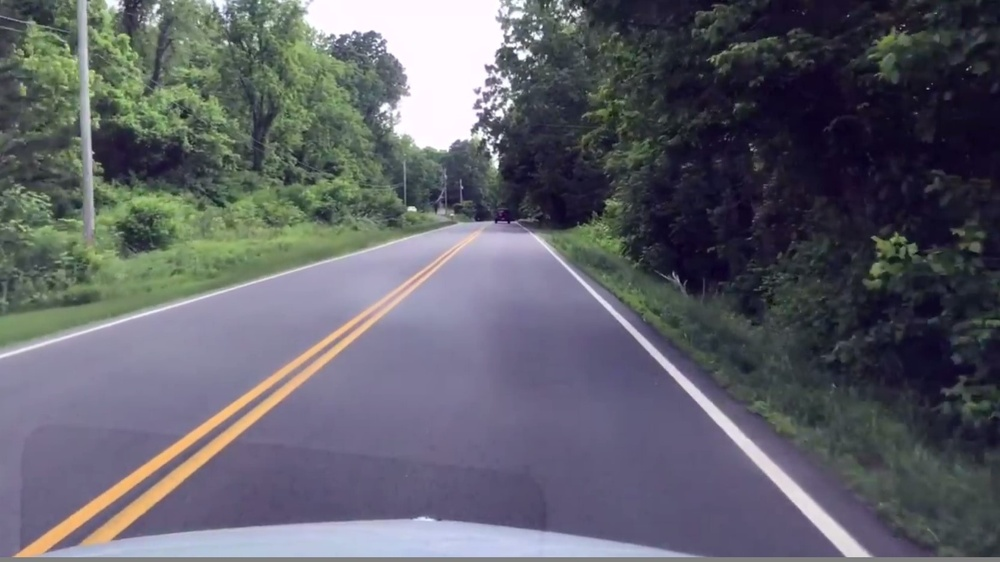
//> input picture HPC490_LaneDetection/image.jpg, 1000 x 562 px, shrunk from 1664 x 936 before the run, given in place of laneTest1.mp4, which was not available
$ ./HPC490_LaneDetection   (built with g++ and OpenCV 4)
//> lines starting //> are read from the running program, lines starting //| are printed output that depends on the picture; pictures that were not available may be replaced by others from this repository, and a replacement may not be noted
// HPC490_LaneDetection.cpp : This file contains the 'main' function. Program execution begins and ends there.

#include <iostream>
#include <opencv2/core/core.hpp>
#include <opencv2/highgui/highgui.hpp>
#include <opencv2/highgui/highgui_c.h>
#include <opencv2/imgproc.hpp>
#include <opencv2/imgproc/imgproc.hpp>
#include <stdlib.h>
#include <stdio.h>

using namespace cv;
using namespace std;

void videoPlaybackDemo();
void cannyFrame(Mat);
void CannyThreshold(int, void*, Mat, Mat&);
void hough(Mat);

int main()
{
    cout << "Press any key to end a demo.\n";

	videoPlaybackDemo();

	return 0;

}

void videoPlaybackDemo()
{
	Mat frame;
	VideoCapture cap;
	cap.open("laneTest1.mp4");

	// Check if we succeeded
	if (!cap.isOpened())
	{
		cerr << "ERROR! Unable to open camera\n";
		return;
	}

	cout << "Start grabbing" << endl << "Press any key to terminate" << endl;

	for (;;)
	{
		// Wait for a new frame from camera and store it into 'frame'
		cap.read(frame);
//> frame is the input picture: 562 rows x 1000 cols, CV_8UC3; mean B, G, R 105.3, 96.7, 95.5
		// Check if we succeeded
		if (frame.empty()) {
			cerr << "ERROR! blank frame grabbed\n";
			break;
		}
		// Show live and wait for a key with timeout long enough to show images
		imshow("Live", frame);

		cannyFrame(frame);

		if (waitKey(33) >= 0)  // 30 fps
			break;
	}

	// The camera is deinitialized automatically in VideoCapture destructor
}

void cannyFrame(Mat frame)
{
	Mat src_gray;
	Mat dst;

	/// Create a matrix of the same type and size as src (for dst)
	dst.create(frame.size(), frame.type());

	/// Convert the image to grayscale
	cvtColor(frame, src_gray, CV_BGR2GRAY);
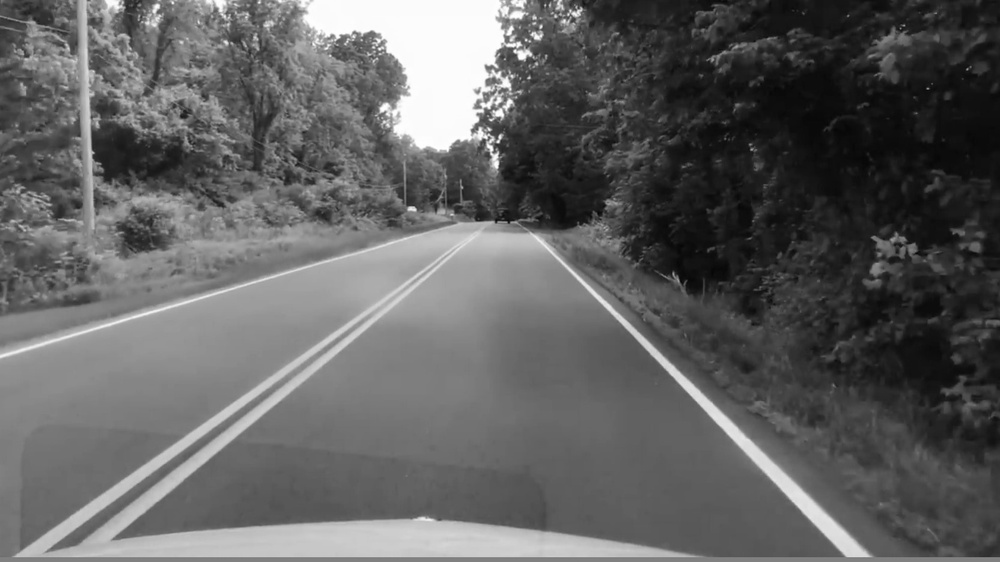
//> src_gray: 562 rows x 1000 cols, CV_8UC1; min 3, max 255, mean 97.3

	/// Create a window
	//namedWindow("Canny Frame Test", CV_WINDOW_AUTOSIZE);

	/// Show the image
	CannyThreshold(0, 0, src_gray, dst);
}

int lowThreshold = 80;  // The bigger the number, the less edges detected
int const max_lowThreshold = 100;
int iratio = 3;
int kernel_size = 3;

void CannyThreshold(int, void*, Mat input, Mat& output)
{
	Mat detected_edges;

	/// Reduce noise with a kernel 3x3
	blur(input, detected_edges, Size(3, 3));

	/// Canny detector
	Canny(detected_edges, detected_edges, lowThreshold, lowThreshold * iratio, kernel_size);
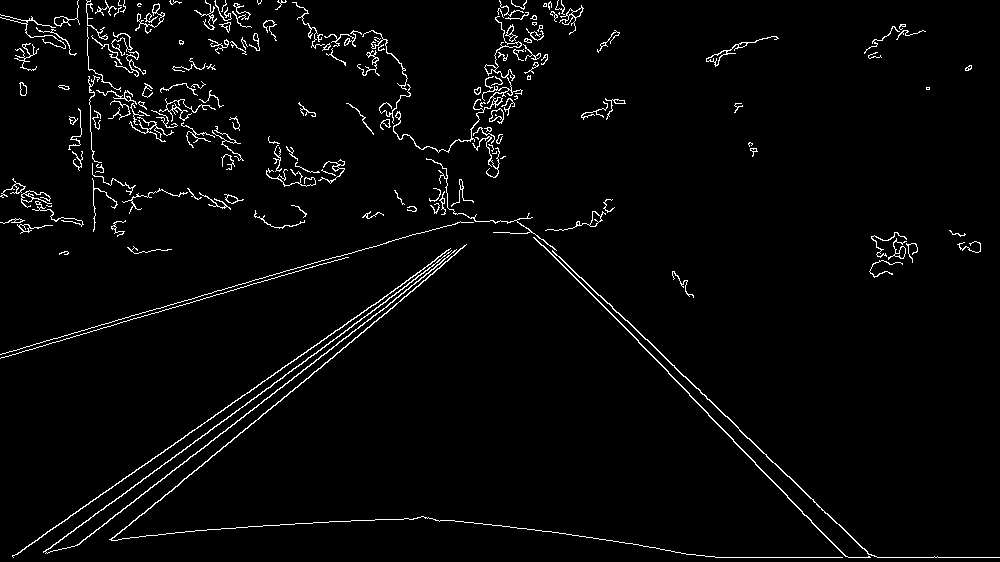
//> detected_edges: 562 rows x 1000 cols, CV_8UC1; 2.8% white in thin lines or dots

	/// Using Canny's output as a mask, we display our result
	output = Scalar::all(0);

	input.copyTo(output, detected_edges);
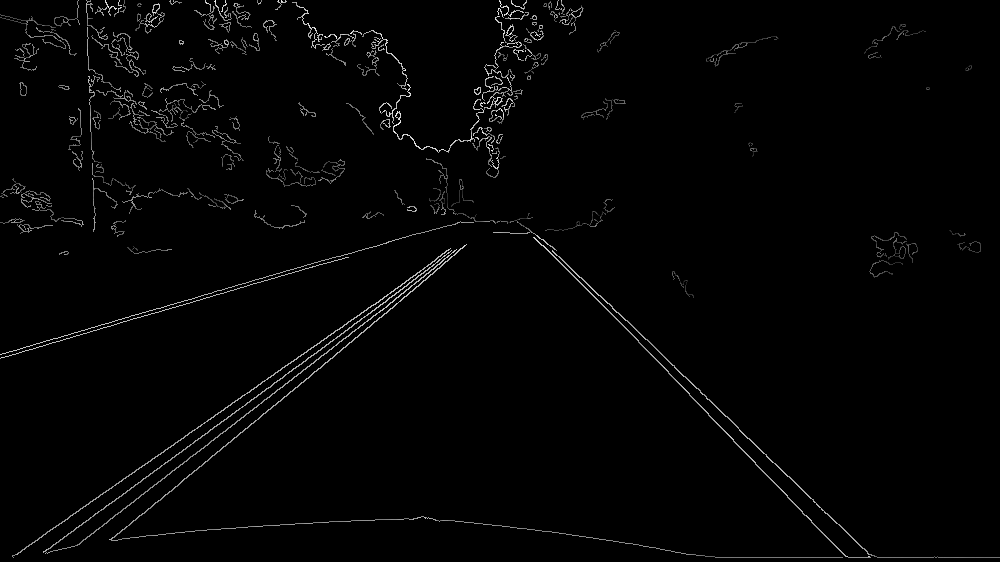
//> output: 562 rows x 1000 cols, CV_8UC1; min 0, max 253, mean 3.8

	hough(output);

	//imshow("Canny Threshold Test", output);

}

void hough(Mat frame)
{
	// Declare the output variables
	Mat output;

	// DST = FRAME
	// CDST = output

	// Check if image is loaded fine
	if (frame.empty()) {
		printf(" Error opening image\n");
		return;
	}

	// Copy edges to the images that will display the results in BGR
	cvtColor(frame, output, COLOR_GRAY2BGR);
//> output: 562 rows x 1000 cols, CV_8UC3

	// Standard Hough Line Transform
	vector<Vec2f> lines; // will hold the results of the detection
	HoughLines(frame, lines, 1, CV_PI / 180, 250, 0, 0); // runs the actual detection
//> lines = 6 lines (rho, theta): [463, 0.96], [-205, 2.34], [471, 0.94], [-222, 2.37], [557, 1.57], [478, 0.91]

	// Draw the lines
	for (size_t i = 0; i < lines.size(); i++)
	{
		float rho = lines[i][0], theta = lines[i][1];
		Point pt1, pt2;
		double a = cos(theta), b = sin(theta);
		double x0 = a * rho, y0 = b * rho;
		pt1.x = cvRound(x0 + 1000 * (-b));
		pt1.y = cvRound(y0 + 1000 * (a));
		pt2.x = cvRound(x0 - 1000 * (-b));
		pt2.y = cvRound(y0 - 1000 * (a));

		double slope = (pt2.y - pt1.y) / (double)(pt2.x - pt1.x);

		// Ensure the lines are within a reasonable bound
		if (abs(slope) > 0.5 && abs(slope) < 5)
			line(output, pt1, pt2, Scalar(0, 0, 255), 2, LINE_AA);

	}
//> this loop made 6 passes
//> (rho, theta, a, b, x0, y0, slope) on passes 1 to 6: (463, 0.96, 0.574, 0.819, 265.6, 379.3, -0.7), (-205, 2.34, -0.695, 0.719, 142.4, -147.5, 0.965), (471, 0.942, 0.588, 0.809, 276.8, 381, -0.727), (-222, 2.37, -0.719, 0.695, 159.7, -154.2, 1.04), (557, 1.57, -4.37e-08, 1, -2.43e-05, 557, 0), (478, 0.908, 0.616, 0.788, 294.3, 376.7, -0.781)
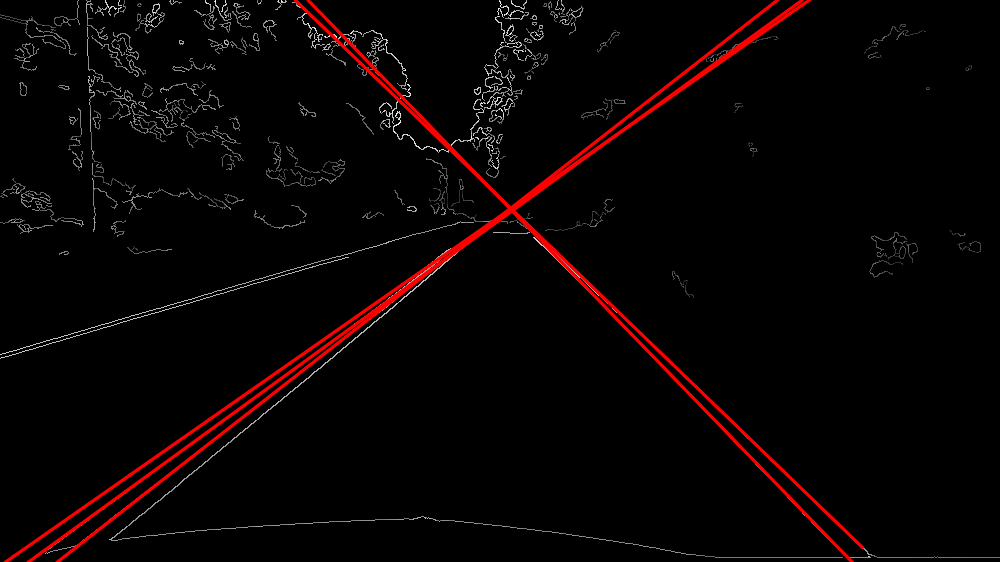
//> output: 562 rows x 1000 cols, CV_8UC3; mean B, G, R 2.9, 2.9, 8.7
//> the Esc key is pressed

	// Show results
	imshow("Hough Line Transform", output);
}
